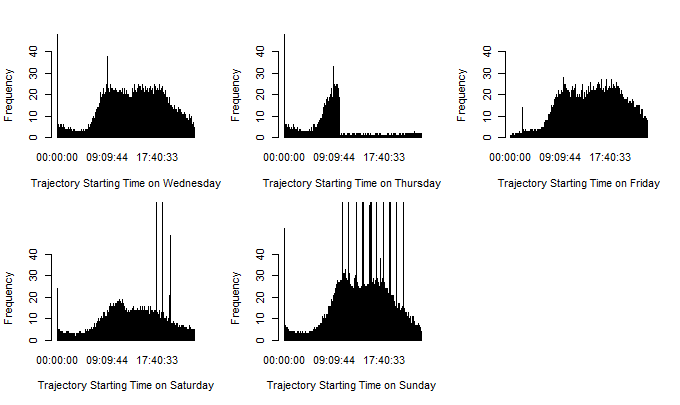

Source code (R):
MyTable<-read.table("startingtime.txt", header = FALSE, sep = " ", dec = ".")

#MyTable <- data.frame(TimeLogs=Sys.time()+round(rnorm(1000,5000,2500)))

firstday<-MyTable[MyTable[,1]=='2015-04-01',]
seconday<-MyTable[MyTable[,1]=='2015-04-02',]
thirday<-MyTable[MyTable[,1]=='2015-04-03',]
forthday<-MyTable[MyTable[,1]=='2015-04-04',]
lastday<-MyTable[MyTable[,1]=='2015-04-05',]
par(mfrow=c(2,3))
plot(firstday$V2,ylim=c(0,40), xlab='Trajectory Starting Time on Wednesday', ylab='Frequency')
plot(seconday$V2,ylim=c(0,40),xlab='Trajectory Starting Time on Thursday', ylab='Frequency')
plot(thirday$V2,ylim=c(0,40),xlab='Trajectory Starting Time on Friday', ylab='Frequency')
plot(forthday$V2,ylim=c(0,40), xlab='Trajectory Starting Time on Saturday', ylab='Frequency')
plot(lastday$V2,ylim=c(0,40), xlab='Trajectory Starting Time on Sunday', ylab='Frequency')

plot(MyTable$V1)
